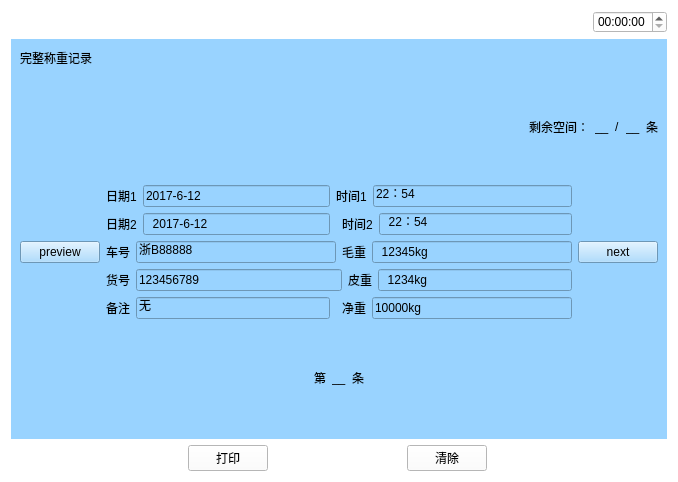
<?xml version="1.0" encoding="UTF-8"?>
<ui version="4.0">
 <class>Wanzheng_chaxun</class>
 <widget class="QWidget" name="Wanzheng_chaxun">
  <property name="geometry">
   <rect>
    <x>0</x>
    <y>0</y>
    <width>678</width>
    <height>482</height>
   </rect>
  </property>
  <property name="windowTitle">
   <string>Form</string>
  </property>
  <property name="styleSheet">
   <string notr="true">background-color: rgb(255, 255, 255);</string>
  </property>
  <layout class="QVBoxLayout" name="verticalLayout_3" stretch="1,5,1">
   <item>
    <layout class="QHBoxLayout" name="horizontalLayout_5">
     <item>
      <widget class="QPushButton" name="pushButton">
       <property name="text">
        <string/>
       </property>
       <property name="icon">
        <iconset resource="myimages.qrc">
         <normaloff>:/image/images/4g.png</normaloff>:/image/images/4g.png</iconset>
       </property>
       <property name="flat">
        <bool>true</bool>
       </property>
      </widget>
     </item>
     <item>
      <widget class="QPushButton" name="pushButton_2">
       <property name="text">
        <string/>
       </property>
       <property name="icon">
        <iconset resource="myimages.qrc">
         <normaloff>:/image/images/wireless.svg</normaloff>:/image/images/wireless.svg</iconset>
       </property>
       <property name="flat">
        <bool>true</bool>
       </property>
      </widget>
     </item>
     <item>
      <widget class="QPushButton" name="pushButton_3">
       <property name="text">
        <string/>
       </property>
       <property name="icon">
        <iconset resource="myimages.qrc">
         <normaloff>:/image/images/bl.svg</normaloff>:/image/images/bl.svg</iconset>
       </property>
       <property name="flat">
        <bool>true</bool>
       </property>
      </widget>
     </item>
     <item>
      <widget class="QPushButton" name="pushButton_4">
       <property name="text">
        <string/>
       </property>
       <property name="icon">
        <iconset resource="myimages.qrc">
         <normaloff>:/image/images/locate.svg</normaloff>:/image/images/locate.svg</iconset>
       </property>
       <property name="flat">
        <bool>true</bool>
       </property>
      </widget>
     </item>
     <item>
      <spacer name="horizontalSpacer_4">
       <property name="orientation">
        <enum>Qt::Horizontal</enum>
       </property>
       <property name="sizeHint" stdset="0">
        <size>
         <width>40</width>
         <height>20</height>
        </size>
       </property>
      </spacer>
     </item>
     <item>
      <widget class="QTimeEdit" name="timeEdit_2"/>
     </item>
    </layout>
   </item>
   <item>
    <widget class="QWidget" name="widget" native="true">
     <property name="sizePolicy">
      <sizepolicy hsizetype="Preferred" vsizetype="Preferred">
       <horstretch>0</horstretch>
       <verstretch>0</verstretch>
      </sizepolicy>
     </property>
     <property name="contextMenuPolicy">
      <enum>Qt::DefaultContextMenu</enum>
     </property>
     <property name="styleSheet">
      <string notr="true">background-color: rgb(153, 211, 255);</string>
     </property>
     <layout class="QVBoxLayout" name="verticalLayout_2">
      <item>
       <layout class="QHBoxLayout" name="horizontalLayout">
        <item>
         <widget class="QLabel" name="label">
          <property name="text">
           <string>完整称重记录</string>
          </property>
         </widget>
        </item>
        <item>
         <spacer name="horizontalSpacer">
          <property name="orientation">
           <enum>Qt::Horizontal</enum>
          </property>
          <property name="sizeHint" stdset="0">
           <size>
            <width>40</width>
            <height>20</height>
           </size>
          </property>
         </spacer>
        </item>
        <item>
         <layout class="QVBoxLayout" name="verticalLayout"/>
        </item>
       </layout>
      </item>
      <item>
       <layout class="QHBoxLayout" name="horizontalLayout_26">
        <item>
         <spacer name="horizontalSpacer_7">
          <property name="orientation">
           <enum>Qt::Horizontal</enum>
          </property>
          <property name="sizeHint" stdset="0">
           <size>
            <width>40</width>
            <height>20</height>
           </size>
          </property>
         </spacer>
        </item>
        <item>
         <widget class="QLabel" name="label_26">
          <property name="text">
           <string>剩余空间：</string>
          </property>
         </widget>
        </item>
        <item>
         <widget class="QLabel" name="label_27">
          <property name="text">
           <string>__</string>
          </property>
         </widget>
        </item>
        <item>
         <widget class="QLabel" name="label_28">
          <property name="text">
           <string>/</string>
          </property>
         </widget>
        </item>
        <item>
         <widget class="QLabel" name="label_29">
          <property name="text">
           <string>__</string>
          </property>
         </widget>
        </item>
        <item>
         <widget class="QLabel" name="label_30">
          <property name="text">
           <string>条</string>
          </property>
         </widget>
        </item>
       </layout>
      </item>
      <item>
       <layout class="QGridLayout" name="gridLayout" rowstretch="1,2,2,1,1">
        <item row="2" column="1" colspan="2">
         <layout class="QHBoxLayout" name="horizontalLayout_6">
          <item>
           <widget class="QLabel" name="label_4">
            <property name="text">
             <string>车号</string>
            </property>
           </widget>
          </item>
          <item>
           <widget class="QLineEdit" name="lineEdit_3">
            <property name="text">
             <string>浙B88888</string>
            </property>
           </widget>
          </item>
         </layout>
        </item>
        <item row="4" column="1">
         <layout class="QHBoxLayout" name="horizontalLayout_8">
          <item>
           <widget class="QLabel" name="label_6">
            <property name="text">
             <string>备注</string>
            </property>
           </widget>
          </item>
          <item>
           <widget class="QLineEdit" name="lineEdit_5">
            <property name="text">
             <string>无</string>
            </property>
           </widget>
          </item>
         </layout>
        </item>
        <item row="0" column="1">
         <layout class="QHBoxLayout" name="horizontalLayout_3">
          <item>
           <widget class="QLabel" name="label_2">
            <property name="text">
             <string>日期1</string>
            </property>
           </widget>
          </item>
          <item>
           <widget class="QLineEdit" name="lineEdit">
            <property name="text">
             <string>2017-6-12 </string>
            </property>
           </widget>
          </item>
         </layout>
        </item>
        <item row="2" column="5">
         <widget class="QPushButton" name="pushButton_6">
          <property name="text">
           <string>next</string>
          </property>
         </widget>
        </item>
        <item row="3" column="4">
         <layout class="QHBoxLayout" name="horizontalLayout_10">
          <item>
           <widget class="QLabel" name="label_8">
            <property name="text">
             <string>皮重</string>
            </property>
           </widget>
          </item>
          <item>
           <widget class="QLineEdit" name="lineEdit_7">
            <property name="text">
             <string>  1234kg </string>
            </property>
           </widget>
          </item>
         </layout>
        </item>
        <item row="3" column="1" colspan="3">
         <layout class="QHBoxLayout" name="horizontalLayout_7">
          <item>
           <widget class="QLabel" name="label_5">
            <property name="text">
             <string>货号</string>
            </property>
           </widget>
          </item>
          <item>
           <widget class="QLineEdit" name="lineEdit_4">
            <property name="text">
             <string>123456789</string>
            </property>
           </widget>
          </item>
         </layout>
        </item>
        <item row="0" column="2" colspan="3">
         <layout class="QHBoxLayout" name="horizontalLayout_9">
          <item>
           <widget class="QLabel" name="label_7">
            <property name="text">
             <string>时间1</string>
            </property>
           </widget>
          </item>
          <item>
           <widget class="QLineEdit" name="lineEdit_6">
            <property name="text">
             <string>22：54</string>
            </property>
           </widget>
          </item>
         </layout>
        </item>
        <item row="1" column="3" colspan="2">
         <layout class="QHBoxLayout" name="horizontalLayout_12">
          <item>
           <widget class="QLabel" name="label_10">
            <property name="text">
             <string>时间2</string>
            </property>
           </widget>
          </item>
          <item>
           <widget class="QLineEdit" name="lineEdit_9">
            <property name="text">
             <string>  22：54 </string>
            </property>
           </widget>
          </item>
         </layout>
        </item>
        <item row="1" column="1">
         <layout class="QHBoxLayout" name="horizontalLayout_4">
          <item>
           <widget class="QLabel" name="label_3">
            <property name="text">
             <string>日期2</string>
            </property>
           </widget>
          </item>
          <item>
           <widget class="QLineEdit" name="lineEdit_2">
            <property name="text">
             <string>  2017-6-12 </string>
            </property>
           </widget>
          </item>
         </layout>
        </item>
        <item row="2" column="3" colspan="2">
         <layout class="QHBoxLayout" name="horizontalLayout_13">
          <item>
           <widget class="QLabel" name="label_11">
            <property name="text">
             <string>毛重</string>
            </property>
           </widget>
          </item>
          <item>
           <widget class="QLineEdit" name="lineEdit_10">
            <property name="text">
             <string>  12345kg </string>
            </property>
           </widget>
          </item>
         </layout>
        </item>
        <item row="1" column="0" rowspan="3">
         <widget class="QPushButton" name="preview">
          <property name="text">
           <string>preview</string>
          </property>
         </widget>
        </item>
        <item row="4" column="3" colspan="2">
         <layout class="QHBoxLayout" name="horizontalLayout_11">
          <item>
           <widget class="QLabel" name="label_9">
            <property name="text">
             <string>净重</string>
            </property>
           </widget>
          </item>
          <item>
           <widget class="QLineEdit" name="lineEdit_8">
            <property name="text">
             <string>10000kg</string>
            </property>
           </widget>
          </item>
         </layout>
        </item>
       </layout>
      </item>
      <item>
       <layout class="QHBoxLayout" name="horizontalLayout_25">
        <item>
         <spacer name="horizontalSpacer_5">
          <property name="orientation">
           <enum>Qt::Horizontal</enum>
          </property>
          <property name="sizeHint" stdset="0">
           <size>
            <width>40</width>
            <height>20</height>
           </size>
          </property>
         </spacer>
        </item>
        <item>
         <widget class="QLabel" name="label_23">
          <property name="text">
           <string>第</string>
          </property>
         </widget>
        </item>
        <item>
         <widget class="QLabel" name="label_24">
          <property name="text">
           <string>__</string>
          </property>
         </widget>
        </item>
        <item>
         <widget class="QLabel" name="label_25">
          <property name="text">
           <string>条</string>
          </property>
         </widget>
        </item>
        <item>
         <spacer name="horizontalSpacer_6">
          <property name="orientation">
           <enum>Qt::Horizontal</enum>
          </property>
          <property name="sizeHint" stdset="0">
           <size>
            <width>40</width>
            <height>20</height>
           </size>
          </property>
         </spacer>
        </item>
       </layout>
      </item>
     </layout>
    </widget>
   </item>
   <item>
    <layout class="QHBoxLayout" name="horizontalLayout_2">
     <item>
      <widget class="QPushButton" name="returnIndex">
       <property name="font">
        <font>
         <family>AR PL UMing TW MBE</family>
        </font>
       </property>
       <property name="styleSheet">
        <string notr="true">border-image: url(:/image/images/index.svg);</string>
       </property>
       <property name="text">
        <string/>
       </property>
       <property name="icon">
        <iconset resource="myimages.qrc">
         <normaloff>:/image/images/index.svg</normaloff>:/image/images/index.svg</iconset>
       </property>
       <property name="iconSize">
        <size>
         <width>40</width>
         <height>40</height>
        </size>
       </property>
       <property name="flat">
        <bool>true</bool>
       </property>
      </widget>
     </item>
     <item>
      <spacer name="horizontalSpacer_8">
       <property name="orientation">
        <enum>Qt::Horizontal</enum>
       </property>
       <property name="sizeHint" stdset="0">
        <size>
         <width>40</width>
         <height>20</height>
        </size>
       </property>
      </spacer>
     </item>
     <item>
      <widget class="QPushButton" name="pushButton_8">
       <property name="text">
        <string>打印</string>
       </property>
      </widget>
     </item>
     <item>
      <spacer name="horizontalSpacer_9">
       <property name="orientation">
        <enum>Qt::Horizontal</enum>
       </property>
       <property name="sizeHint" stdset="0">
        <size>
         <width>40</width>
         <height>20</height>
        </size>
       </property>
      </spacer>
     </item>
     <item>
      <widget class="QPushButton" name="pushButton_5">
       <property name="text">
        <string>清除</string>
       </property>
      </widget>
     </item>
     <item>
      <spacer name="horizontalSpacer_2">
       <property name="orientation">
        <enum>Qt::Horizontal</enum>
       </property>
       <property name="sizeHint" stdset="0">
        <size>
         <width>40</width>
         <height>20</height>
        </size>
       </property>
      </spacer>
     </item>
     <item>
      <widget class="QPushButton" name="returnPage">
       <property name="text">
        <string/>
       </property>
       <property name="icon">
        <iconset resource="myimages.qrc">
         <normaloff>:/image/images/shangyiye.svg</normaloff>:/image/images/shangyiye.svg</iconset>
       </property>
       <property name="iconSize">
        <size>
         <width>40</width>
         <height>40</height>
        </size>
       </property>
       <property name="flat">
        <bool>true</bool>
       </property>
      </widget>
     </item>
    </layout>
   </item>
  </layout>
  <zorder>layoutWidget</zorder>
  <zorder>layoutWidget_2</zorder>
  <zorder>widget</zorder>
  <zorder>lineEdit</zorder>
  <zorder>label_2</zorder>
  <zorder>layoutWidget_3</zorder>
  <zorder>layoutWidget_4</zorder>
  <zorder>layoutWidget_5</zorder>
  <zorder>layoutWidget_6</zorder>
  <zorder>layoutWidget_7</zorder>
  <zorder>layoutWidget_8</zorder>
  <zorder>layoutWidget_9</zorder>
  <zorder>layoutWidget_10</zorder>
  <zorder>layoutWidget_11</zorder>
  <zorder>preview</zorder>
  <zorder>label_23</zorder>
  <zorder>label_24</zorder>
  <zorder>label_25</zorder>
  <zorder>horizontalSpacer_5</zorder>
  <zorder>horizontalSpacer_6</zorder>
  <zorder>label_26</zorder>
  <zorder>label_27</zorder>
  <zorder>label_28</zorder>
  <zorder>label_29</zorder>
  <zorder>label_30</zorder>
  <zorder>horizontalSpacer_7</zorder>
 </widget>
 <resources>
  <include location="myimages.qrc"/>
 </resources>
 <connections/>
</ui>
